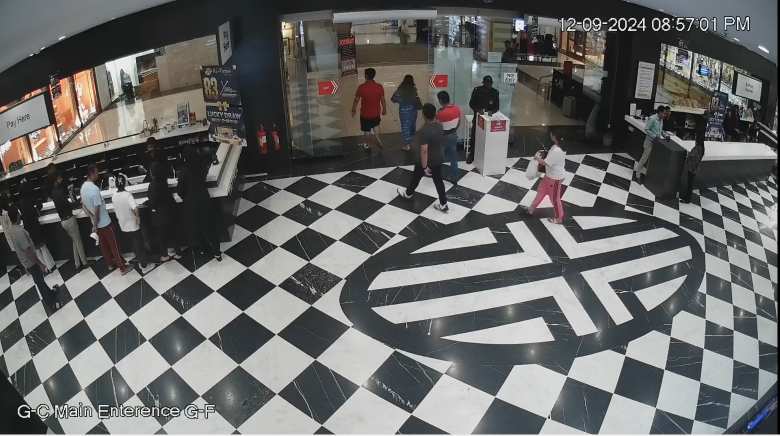
#> input picture image.png, 1559 x 871 px (shown at 1/2 size)
$ python generate_heatmap.py
#> lines starting #> are read from the running program, lines starting #| are printed output that depends on the picture; after the words box and inside, x2 and y2 are one past the last pixel; in counts of white or black regions, pixels touching at a corner belong together
#> further down, image is the input picture: shape (871, 1559, 3); mean B, G, R 102.7, 103.6, 103.1
import cv2
import numpy as np


def generate_heatmap_points(image, points=[]):
    # Create a heatmap
    heatmap = np.zeros_like(image, dtype=np.float32)

    min_samples = 16
    max_samples = min_samples*3

    for point_data in points:
        point = point_data[0]
        size = point_data[1]
        if size > max_samples:
            size = max_samples
        if size <= min_samples:
            continue
        cv2.circle(
            heatmap, point, size // min_samples, (255, 255, 255), -1
        )  # White circle at each point
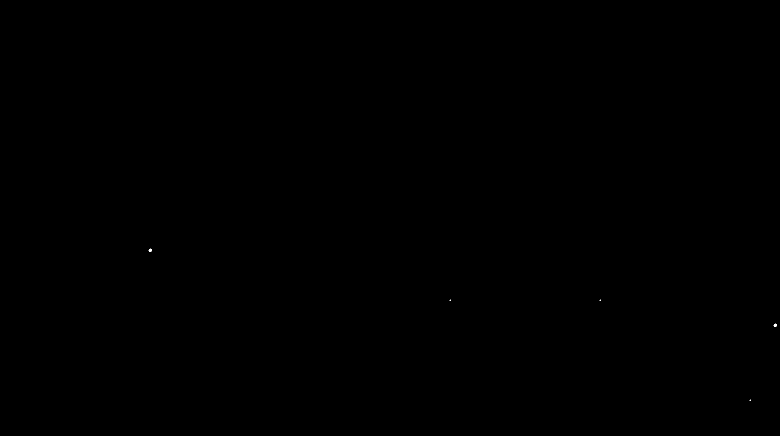
#> heatmap: shape (871, 1559, 3) float32 (shown at 1/2 size); 0.01% white; 5 white regions (3 under 20 px), largest, box (x1, y1, x2, y2) and area: (297, 497, 304, 504) 29, (1547, 647, 1554, 654) 29

    heatmap = cv2.GaussianBlur(
        heatmap, (51, 51), 10
    )  # Gaussian blur to spread intensity
    heatmap = cv2.normalize(heatmap, None, 0, 255, cv2.NORM_MINMAX)

    heatmap = cv2.applyColorMap(
        heatmap.astype(np.uint8), cv2.COLORMAP_JET
    )  # Apply colormap

    image = cv2.addWeighted(image, 1, heatmap, 0.5, 0)
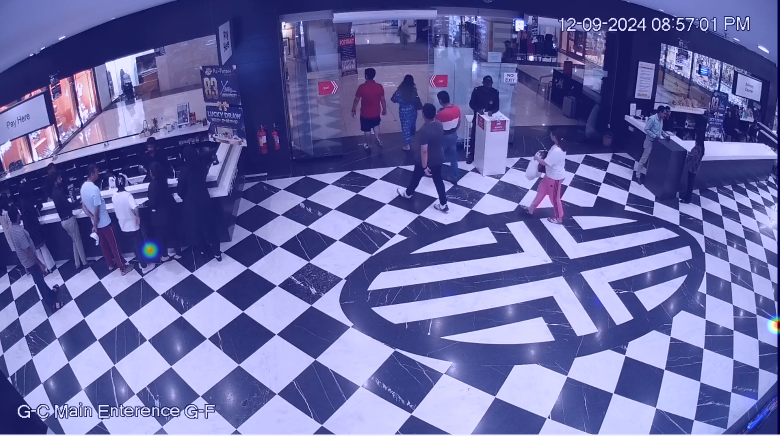
#> image: shape (871, 1559, 3) (shown at 1/2 size); mean of channels 0, 1, 2 164.1, 103.7, 103.1; drawn as B, G, R

    image = image.astype("uint8")
    return image


def generate_heatmap(image_path: str):
    img = cv2.imread(image_path)
    lab = cv2.cvtColor(img, cv2.COLOR_BGR2LAB)
    a_component = lab[:, :, 1]
    th = cv2.threshold(a_component, 140, 255, cv2.THRESH_BINARY)[1]

    blur = cv2.GaussianBlur(th, (13, 13), 11)

    heatmap_img = cv2.applyColorMap(blur, cv2.COLORMAP_JET)

    super_imposed_img = cv2.addWeighted(heatmap_img, 0.5, img, 0.5, 0)

    cv2.imshow("image", super_imposed_img)
    cv2.waitKey(0)


if __name__ == "__main__":
    points = [
        ((300, 500), 50),
        ((500, 900), 70),
        ((900, 600), 30),
        ((1200, 600), 30),
        ((1400, 900), 40),
        ((1500, 800), 30),
        ((1550, 650), 60),
        ((1650, 550), 20),
    ]

    image = cv2.imread("image.png")
    generate_heatmap_points(image, points)
